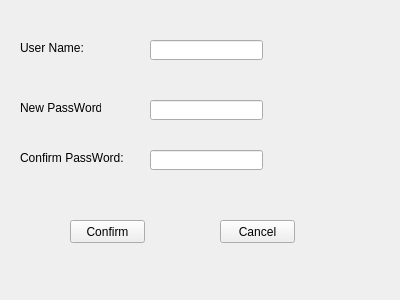
<?xml version="1.0" encoding="UTF-8"?>
<ui version="4.0">
 <class>modifyPasswd</class>
 <widget class="QWidget" name="modifyPasswd">
  <property name="geometry">
   <rect>
    <x>0</x>
    <y>0</y>
    <width>400</width>
    <height>300</height>
   </rect>
  </property>
  <property name="windowTitle">
   <string>ModifyPasswd</string>
  </property>
  <property name="windowOpacity">
   <double>1.000000000000000</double>
  </property>
  <property name="autoFillBackground">
   <bool>true</bool>
  </property>
  <widget class="QLabel" name="label">
   <property name="geometry">
    <rect>
     <x>20</x>
     <y>40</y>
     <width>71</width>
     <height>16</height>
    </rect>
   </property>
   <property name="text">
    <string>User Name:</string>
   </property>
  </widget>
  <widget class="QLabel" name="label_2">
   <property name="geometry">
    <rect>
     <x>20</x>
     <y>100</y>
     <width>81</width>
     <height>16</height>
    </rect>
   </property>
   <property name="text">
    <string>New PassWord:</string>
   </property>
  </widget>
  <widget class="QLabel" name="label_3">
   <property name="geometry">
    <rect>
     <x>20</x>
     <y>150</y>
     <width>111</width>
     <height>16</height>
    </rect>
   </property>
   <property name="text">
    <string>Confirm PassWord:</string>
   </property>
  </widget>
  <widget class="QLineEdit" name="lineEdit">
   <property name="geometry">
    <rect>
     <x>150</x>
     <y>40</y>
     <width>113</width>
     <height>20</height>
    </rect>
   </property>
  </widget>
  <widget class="QLineEdit" name="lineEdit_2">
   <property name="geometry">
    <rect>
     <x>150</x>
     <y>100</y>
     <width>113</width>
     <height>20</height>
    </rect>
   </property>
  </widget>
  <widget class="QLineEdit" name="lineEdit_3">
   <property name="geometry">
    <rect>
     <x>150</x>
     <y>150</y>
     <width>113</width>
     <height>20</height>
    </rect>
   </property>
  </widget>
  <widget class="QPushButton" name="pushButton">
   <property name="geometry">
    <rect>
     <x>70</x>
     <y>220</y>
     <width>75</width>
     <height>23</height>
    </rect>
   </property>
   <property name="text">
    <string>Confirm</string>
   </property>
  </widget>
  <widget class="QPushButton" name="pushButton_2">
   <property name="geometry">
    <rect>
     <x>220</x>
     <y>220</y>
     <width>75</width>
     <height>23</height>
    </rect>
   </property>
   <property name="text">
    <string>Cancel</string>
   </property>
  </widget>
 </widget>
 <resources/>
 <connections/>
</ui>
